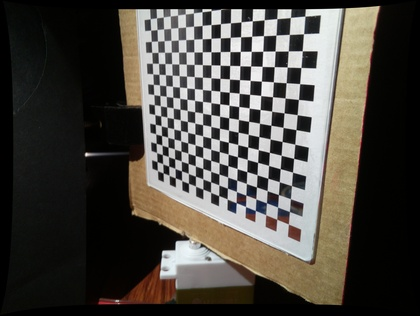
%> input picture board.jpg, 420 x 316 px, shrunk from 3280 x 2464 before the run
$ octave --eval "result = get_nodes('../board.jpg');"   (GNU Octave 9; MATLAB toolbox functions it lacks are replaced by stand-ins)
%> lines starting %> are read from the running program, lines starting %| are printed output that depends on the picture; in (x1, y1, x2, y2) boxes, pixels count from 0 and x2, y2 are one past the last pixel; in counts of white or black regions, pixels touching at a corner belong together; the program's own positions count from 1
### lib/get_node_graph.m
function [nodes_graph_c] = get_node_graph(nodes_raw,node_size,board)
% search method:
% set the lower right corner node as the starting node
% and then, search from right to left, bottom to top

% preprocess
nodes_graph_c = zeros(node_size,node_size);
nodes_raw = fliplr(nodes_raw);
nodes_raw = nodes_raw(:,1)-1i.*nodes_raw(:,2);
nodes_raw_ = nodes_raw;

% the lower right corner node
img_rightbottom = size(board,2)-1i.*size(board,1);
distance = abs(nodes_raw-img_rightbottom);
[~,idx] = min(distance);
nodes_graph_c(node_size,node_size) = nodes_raw(idx);

% sequence: left leftupper upper
base_m = [0,-1,-1];
base_n = [-1,-1,0];

% figure,imshow(board)
% hold on
for row = node_size:-1:1
    for col = node_size:-1:1
        cur_p = nodes_graph_c(row,col);

        % rectangle('Position',[real(cur_p)-16,-imag(cur_p)-16,31,31],...
        %     'edgecolor','g','Curvature',[1 1])

        nodes_raw_(nodes_raw_==cur_p) = [];

        delta = nodes_raw_ - cur_p;
        delta_ang = angle(delta);
        delta_ang(delta_ang<0) = 2*pi + delta_ang(delta_ang<0);

        % angle constraint, subject to left nodes
        ang_range = pi.*[7/6,3/4];
        ang_constraint_idx = ...
            delta_ang<ang_range(1) & delta_ang>ang_range(2);
        % num
        % disp(sum(ang_constraint_idx))
        if sum(ang_constraint_idx) == 0
            continue
        end
        index_constraint = nodes_raw_.*ang_constraint_idx;
        index_constraint(index_constraint==0) = [];
        delta_constraint = index_constraint - cur_p;
        % distance ascent
        [~,d_ix] = sort(abs(delta_constraint));
        nodes_graph_c(row+base_m(1),col+base_n(1)) = ...
            index_constraint(d_ix(1));

        % pause(0.1)
    end

    % row_start
    cur_p = nodes_graph_c(row,node_size);
    delta = nodes_raw_ - cur_p;
    delta_ang = angle(delta);
    delta_ang(delta_ang<0) = 2*pi + delta_ang(delta_ang<0);
    % constraint to up nodes
    ang_range = pi.*[3/4,1/4];
    ang_constraint_idx = ...
        delta_ang<ang_range(1) & delta_ang>ang_range(2);
    % num
    % disp(sum(ang_constraint_idx))
    if sum(ang_constraint_idx) == 0
        break
    end
    index_constraint = nodes_raw_.*ang_constraint_idx;
    index_constraint(index_constraint==0) = [];
    delta_constraint = index_constraint - cur_p;
    % distance ascent
    [~,d_ix] = sort(abs(delta_constraint));
    nodes_graph_c(row+base_m(3),17+base_n(3)) = ...
        index_constraint(d_ix(1));
end

end

### lib/get_nodes.m
function nodes = get_nodes(board_path)
%> called with board_path = '../board.jpg'

board = imread(board_path);
%> board is the input picture: size 316x420x3 uint8; mean R, G, B 75, 71.4, 65.2
board_ori = board;
board = im2double(rgb2gray(board));
%> board: size 316x420 double

board = board.^2;
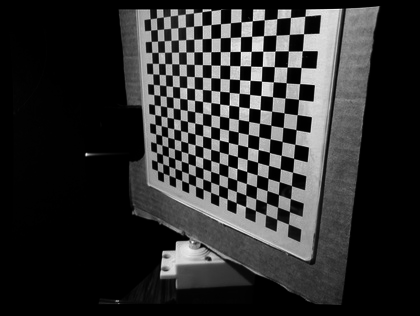
%> board: size 316x420 double; min 0, max 0.992, mean 0.185
% imhist(board);pause

board = double(im2bw(board,0.4));
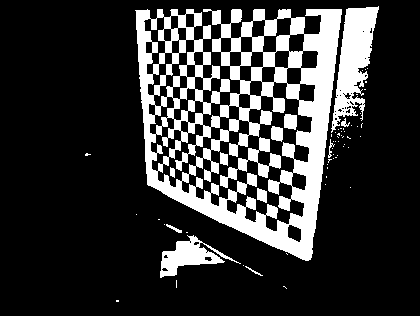
%> board: size 316x420 double; values 0 (black) and 1 (white), 21% white; 63 white regions (50 under 20 px), largest, box (x1, y1, x2, y2) and area: (135, 9, 342, 261) 21873, (331, 6, 379, 133) 3000, (160, 235, 241, 278) 1305
% figure,imshow(board);pause

% corr base
base_size = 60;
base = zeros(base_size)-1;
base(1:round(base_size/2),1:round(base_size/2)) = 1;
base(round(base_size/2)+1:end,round(base_size/2)+1:end) = 1;

img_nodes = imfilter(board,base,'conv','symmetric','same');
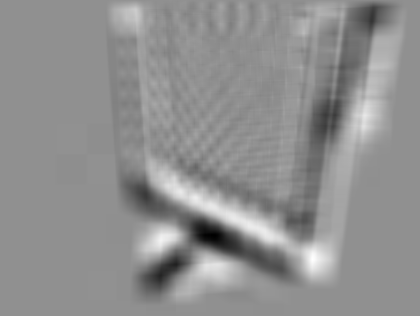
%> img_nodes: size 316x420 double; min -846, max 651, mean 0; drawn with min black and max white

th = 0.6;
cor_min = min(img_nodes(:));
%> cor_min = -846
cor_max = max(img_nodes(:));
%> cor_max = 651
img_nodes(img_nodes<th*cor_max & img_nodes>th*cor_min) = 0;
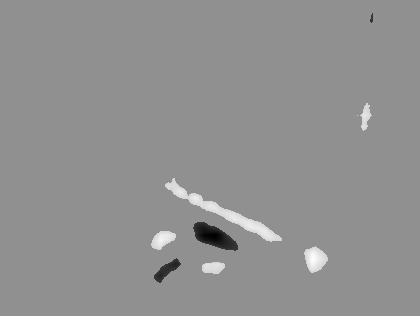
%> img_nodes: size 316x420 double; min -846, max 651, mean 3.4; drawn with min black and max white
img_nodes(img_nodes~=0) = 1;
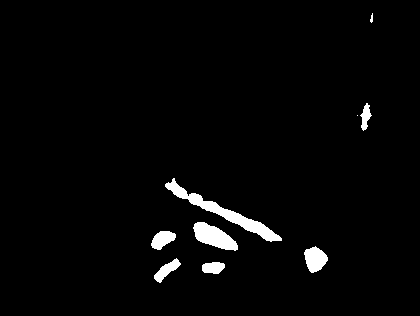
%> img_nodes: size 316x420 double; values 0 (black) and 1 (white), 2.6% white; 9 white regions (1 under 20 px), largest, box (x1, y1, x2, y2) and area: (165, 178, 282, 242) 1250, (193, 222, 238, 251) 740, (304, 246, 328, 273) 434

single_points = img_nodes*0;
%> single_points: size 316x420 double; every value is 0
L = bwlabel(img_nodes);
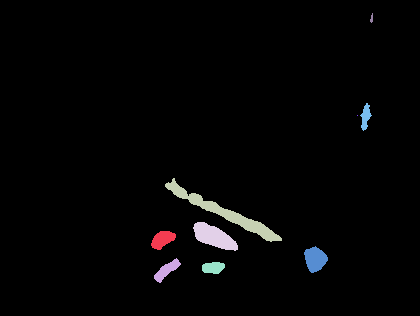
%> L: size 316x420 double; 10 distinct labels, from 0 to 9; one colour per label, 0 black
count = tabulate(L(:));
%> count = [0 129300 97.42; 1 308 0.232; 2 273 0.206; 3 1250 0.942; 4 740 0.558; 5 221 0.167; 6 434 0.327; 7 1 0.000753; 8 173 0.13; 9 20 0.0151]
count = count(2:end,:);
%> count = [1 308 0.232; 2 273 0.206; 3 1250 0.942; 4 740 0.558; 5 221 0.167; 6 434 0.327; 7 1 0.000753; 8 173 0.13; 9 20 0.0151]

nodes_raw = zeros(size(count));
nodes_raw = nodes_raw(:,1:2);
for i = 1:size(count,1)
    if count(i,2) >= 10
        [m,n] = find(L==i);
        x = int32((max(n)+min(n))/2);
        y = int32((max(m)+min(m))/2);
        nodes_raw(i,:) = [y x];
        single_points(y,x) = 1;
    end
end
%> this loop made 9 passes
%> (x, y) on passes 1, 2, 3, 4, 5, 6, 8, 9: (164, 241), (168, 271), (224, 211), (216, 237), (214, 269), (317, 260), (367, 118), (372, 19)
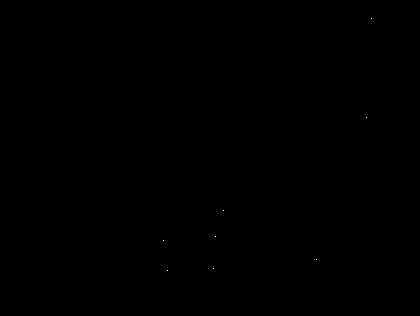
%> single_points: size 316x420 double; values 0 (black) and 1 (white), 0.01% white in thin lines or dots, all inside (x1, y1, x2, y2) = (163, 18, 372, 271)
%> after the loop, m = 20 values, max 23 at index 11, min 14 at index 12, mean 19.05; n = 20 values from 371 to 373; nodes_raw = [241 164; 271 168; 211 224; 237 216; 269 214; 260 317; 0 0; 118 367; 19 372]
nodes_raw(all(nodes_raw==0,2),:) = [];

nodes_size = 17;
nodes_graph_c = get_node_graph(nodes_raw,nodes_size,board_ori);
%> in get_node_graph, `nodes_raw = fliplr(nodes_raw);`: nodes_raw = [164 241; 168 271; 224 211; 216 237; 214 269; 317 260; 367 118; 372 19]
%> in get_node_graph, `distance = abs(nodes_raw-img_rightbottom);`: distance = [266.8; 256; 222.4; 218.8; 211.3; 117.2; 205; 300.9]
%> in get_node_graph, `[~,idx] = min(distance);`: idx = 6
%> the loop in get_node_graph, `for row = node_size:-1:1` made 3 passes
%> (ang_constraint_idx, d_ix) on passes 1 to 2: ([false; false; false; true; true], [1; 2]), ([false; false; false; true], 1)
%> ang_constraint_idx on pass 3: [false; false; false]
%> after the loop in get_node_graph, `for row = node_size:-1:1`: delta_ang = [3.96; 4.06; 4.09]
nodes_graph_c_r = nodes_graph_c(nodes_graph_c~=0);
%> (the run ends here)

$ run again, on rot_axis.jpg
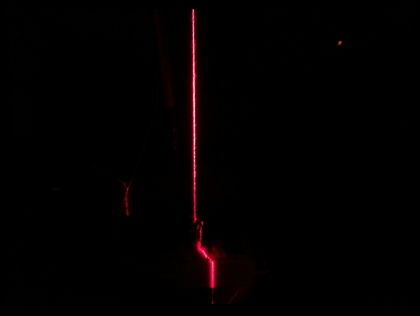
%> input picture rot_axis.jpg, 420 x 316 px, shrunk from 3280 x 2464 before the run
%> in get_nodes, board is the input picture: size 316x420x3 uint8; mean R, G, B 2.8, 0.6, 0.8
%> in get_nodes, `img_nodes = imfilter(board,base,'conv','symmetric','same');`:
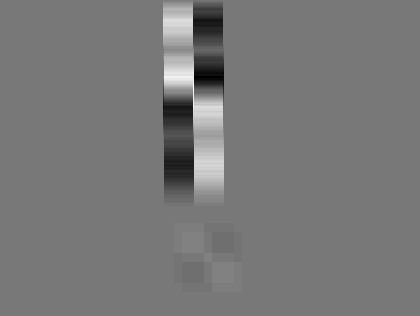
%> img_nodes: size 316x420 double; min -27, max 30, mean 0; drawn with min black and max white
%> cor_min = -27
%> cor_max = 30
%> in get_nodes, `L = bwlabel(img_nodes);`:
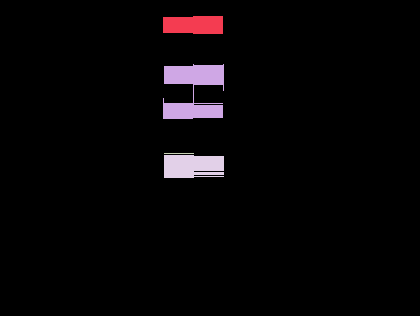
%> L: size 316x420 double; 5 distinct labels, from 0 to 4; one colour per label, 0 black
%> in get_nodes, `count = tabulate(L(:));`: count = [0 128336 96.7; 1 1020 0.769; 2 2074 1.56; 3 30 0.0226; 4 1260 0.949]
%> in get_nodes, `count = count(2:end,:);`: count = [1 1020 0.769; 2 2074 1.56; 3 30 0.0226; 4 1260 0.949]
%> the loop in get_nodes, `for i = 1:size(count,1)` made 4 passes
%> (x, y) on passes 1 to 4: (194, 26), (194, 92), (180, 154), (195, 167)
%> after the loop in get_nodes, `for i = 1:size(count,1)`: m = 1260 values, max 178 at index 23, min 156 at index 1, mean 166.7; n = 1260 values from 165 to 224; nodes_raw = [26 194; 92 194; 154 180; 167 195]
%> in get_node_graph, `nodes_raw = fliplr(nodes_raw);`: nodes_raw = [194 26; 194 92; 180 154; 195 167]
%> distance = [367.7; 318.2; 289.6; 269.9]
%> idx = 4
%> the loop in get_node_graph, `for row = node_size:-1:1` made 3 passes
%> (ang_constraint_idx, d_ix) on passes 1 to 2: ([true; true], [2; 1]), (true, 1)
